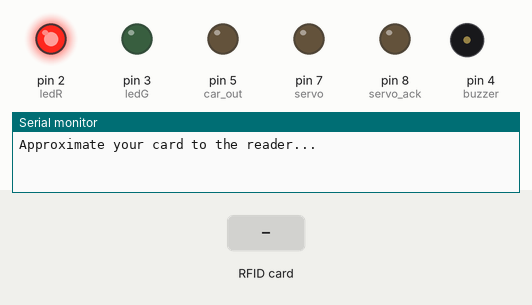
A sketch run on a simulated Arduino Uno, built with avr-gcc and run on an emulated ATmega328P. Parts: output pins drawn as LEDs (lit = HIGH), buzzer (waves = sounding, pin HIGH), the last lines printed to the serial monitor. The inputs (shaded band) are chosen by the test bench. Pins used as bus, display or sensor lines are not drawn. At 3.6 s the program stops and its outputs stay as they are.

Above: at 1.2 s.
1.3 s: RFID card 5E 7A 19 C4 held to the reader
At 1.7 s:
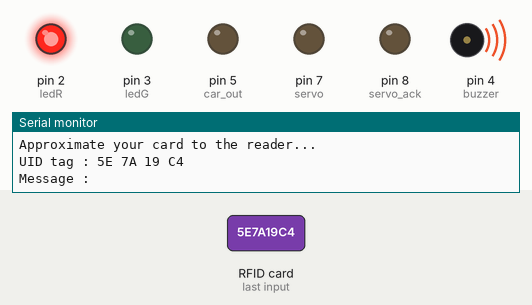
3.3 s: RFID card 15 DD CC 65 held to the reader
At 4.4 s:
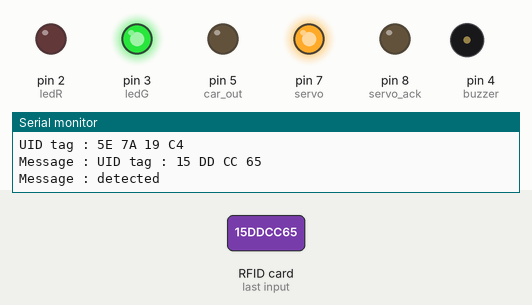
Timing chart, 0 to 5.1 s (numbered marks = the images above; inputs shaded):
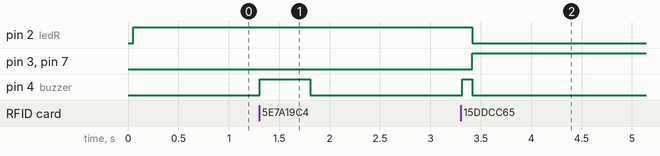

Measured:
- after the input at 1.3 s, pin 4 (buzzer): LOW → HIGH at once, → LOW 0.50 s later
- after the input at 3.3 s, pin 2 (ledR): HIGH → LOW after 0.12 s; pin 3 (ledG), pin 7 (servo): LOW → HIGH after 0.12 s; pin 4 (buzzer): LOW → HIGH at once, → LOW 0.10 s later

The sketch:

Exit_Interface.ino
```cpp
int ledR = 2;
int ledG = 3;
int buzzer = 4;

int car_out = 5;
int car_out_ack = 6;

// RFID_Module
#include <SPI.h>
#include <MFRC522.h>
#define SS_PIN 10
#define RST_PIN 9
MFRC522 mfrc522(SS_PIN, RST_PIN);   // Create MFRC522 instance.

int servo = 7;
int servo_ack = 8;

//--------------------------------------------fonctions du programme:
//-------
void commande_servo(void){
   digitalWrite(servo,HIGH);
    delay(100);
    if(digitalRead(servo_ack)){
      digitalWrite(servo,LOW);
    }
    else{
      while(!digitalRead(servo_ack)){}
      digitalWrite(servo,LOW);
    }
}

//-----

void setup() {
  pinMode(ledG, OUTPUT);
  pinMode(ledR, OUTPUT);
  pinMode(buzzer, OUTPUT);
  pinMode(servo, OUTPUT);
  pinMode(servo_ack, OUTPUT);
  pinMode(car_out, OUTPUT);
  digitalWrite(car_out,LOW);
  pinMode(car_out_ack,INPUT);
  Serial.begin(9600);   // Initiate a serial communication
  SPI.begin();      // Initiate  SPI bus
  mfrc522.PCD_Init();   // Initiate MFRC522
  Serial.println("Approximate your card to the reader...");
  Serial.println();
}

void loop(){
  digitalWrite(ledG,LOW);
  digitalWrite(ledR,HIGH);
  digitalWrite(car_out,LOW);
  //----------------------------------------------------------------------------------------------------------------------
  // Look for new cards
  if ( ! mfrc522.PICC_IsNewCardPresent())
  {
    return;
  }
  // Select one of the cards
  if ( ! mfrc522.PICC_ReadCardSerial())
  {
    return;
  }
  //Show UID on serial monitor
  Serial.print("UID tag :");
  String content= "";
  byte letter;
  for (byte i = 0; i < mfrc522.uid.size; i++)
  {
     Serial.print(mfrc522.uid.uidByte[i] < 0x10 ? " 0" : " ");
     Serial.print(mfrc522.uid.uidByte[i], HEX);
     content.concat(String(mfrc522.uid.uidByte[i] < 0x10 ? " 0" : " "));
     content.concat(String(mfrc522.uid.uidByte[i], HEX));
  }
  Serial.println();
  Serial.print("Message : ");
  content.toUpperCase();

  if (content.substring(1) == "15 DD CC 65" || content.substring(1) == "AB D6 B0 D5" || content.substring(1) == "90 90 CF A6" || content.substring(1) == "C5 E8 D3 65") //change here the UID of the card/cards that you want to give access
  {
    Serial.print("detected");
    digitalWrite(buzzer,HIGH); //--buzzer high
    delay(100);
    digitalWrite(buzzer,LOW); //--buzzer low
    digitalWrite(ledG,HIGH);
    digitalWrite(ledR,LOW);
    commande_servo();
    delay(5000);
    digitalWrite(ledG,LOW);
    digitalWrite(ledR,HIGH);
    // close_servo();
    digitalWrite(car_out,HIGH);
    delay(100);
    if(digitalRead(car_out_ack)){
      digitalWrite(car_out,LOW);
    }
    else{
      while(!digitalRead(car_out_ack)){}
      digitalWrite(car_out,LOW);
    }
  }
  else{
    digitalWrite(buzzer,HIGH); //--buzzer high
    delay(500);
    digitalWrite(buzzer,LOW); //--buzzer low
    digitalWrite(ledG,LOW);
    digitalWrite(ledR,HIGH);

  }
}
```
